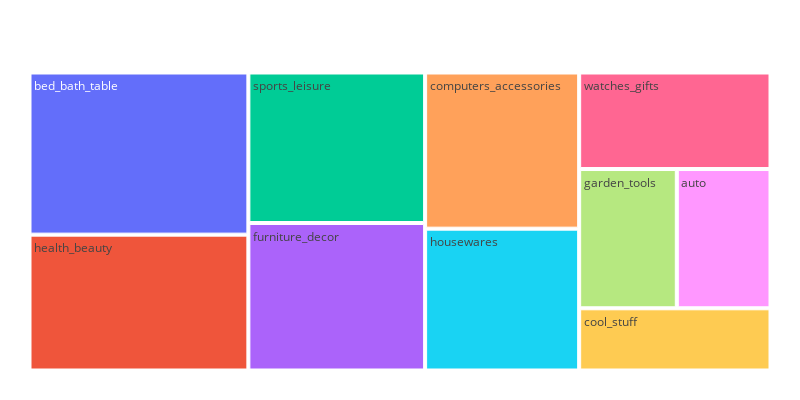

Notebook code cell kept with this figure:
### Code cell
plot_top_10_revenue_categories(top_10_revenue_categories)

### Figure 1 — Plotly figure (JSON) as saved in the notebook; plotly's stock layout.template omitted (floating-point values rounded to 4 significant figures)
{"data": [{"branchvalues": "total", "domain": {"x": [0, 1], "y": [0, 1]}, "hovertemplate": "labels=%{label}<br>Num_order=%{value}<br>parent=%{parent}<br>id=%{id}<extra></extra>", "ids": ["auto", "bed_bath_table", "computers_accessories", "cool_stuff", "furniture_decor", "garden_tools", "health_beauty", "housewares", "sports_leisure", "watches_gifts"], "labels": ["auto", "bed_bath_table", "computers_accessories", "cool_stuff", "furniture_decor", "garden_tools", "health_beauty", "housewares", "sports_leisure", "watches_gifts"], "name": "", "parents": ["", "", "", "", "", "", "", "", "", ""], "type": "treemap", "values": [4283, 11650, 7897, 3907, 8557, 4464, 9762, 7172, 8732, 6063]}], "layout": {"height": 400, "legend": {"tracegroupgap": 0}, "margin": {"b": 25, "l": 25, "r": 25, "t": 50}, "width": 800}}
